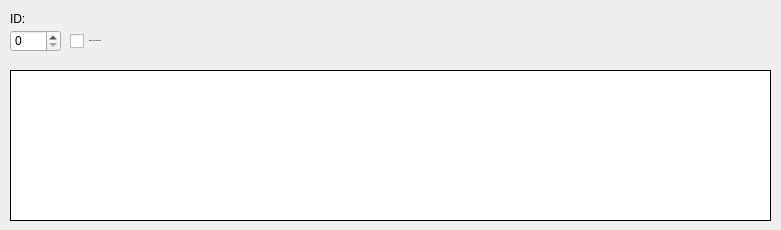
            <widget class="QWidget" name="page_tcp_general_settings_3">
             <property name="geometry">
              <rect>
               <x>0</x>
               <y>0</y>
               <width>781</width>
               <height>230</height>
              </rect>
             </property>
             <attribute name="label">
              <string>General Settings</string>
             </attribute>
             <widget class="QLabel" name="lbl_socket_server_id">
              <property name="geometry">
               <rect>
                <x>10</x>
                <y>10</y>
                <width>51</width>
                <height>18</height>
               </rect>
              </property>
              <property name="font">
               <font>
                <family>Arial</family>
               </font>
              </property>
              <property name="text">
               <string>ID:</string>
              </property>
             </widget>
             <widget class="QCheckBox" name="chk_socket_server_enable">
              <property name="geometry">
               <rect>
                <x>70</x>
                <y>30</y>
                <width>161</width>
                <height>22</height>
               </rect>
              </property>
              <property name="font">
               <font>
                <family>Arial</family>
                <pointsize>-1</pointsize>
                <weight>75</weight>
                <bold>true</bold>
               </font>
              </property>
              <property name="styleSheet">
               <string notr="true"/>
              </property>
              <property name="text">
               <string>Enable TCP Socket Server</string>
              </property>
             </widget>
             <widget class="QSpinBox" name="nbr_socket_server_id">
              <property name="enabled">
               <bool>true</bool>
              </property>
              <property name="geometry">
               <rect>
                <x>10</x>
                <y>30</y>
                <width>51</width>
                <height>22</height>
               </rect>
              </property>
              <property name="font">
               <font>
                <family>Arial</family>
               </font>
              </property>
              <property name="styleSheet">
               <string notr="true"/>
              </property>
              <property name="maximum">
               <number>69000</number>
              </property>
              <property name="value">
               <number>0</number>
              </property>
             </widget>
             <widget class="QPlainTextEdit" name="txt_socket_server_log">
              <property name="geometry">
               <rect>
                <x>10</x>
                <y>70</y>
                <width>761</width>
                <height>151</height>
               </rect>
              </property>
              <property name="sizePolicy">
               <sizepolicy hsizetype="Preferred" vsizetype="Preferred">
                <horstretch>0</horstretch>
                <verstretch>0</verstretch>
               </sizepolicy>
              </property>
              <property name="font">
               <font>
                <family>Arial</family>
                <pointsize>8</pointsize>
                <weight>50</weight>
                <italic>false</italic>
                <bold>false</bold>
               </font>
              </property>
              <property name="tabletTracking">
               <bool>true</bool>
              </property>
              <property name="frameShape">
               <enum>QFrame::Panel</enum>
              </property>
              <property name="frameShadow">
               <enum>QFrame::Plain</enum>
              </property>
              <property name="readOnly">
               <bool>true</bool>
              </property>
              <property name="plainText">
               <string notr="true"/>
              </property>
             </widget>
            </widget>
